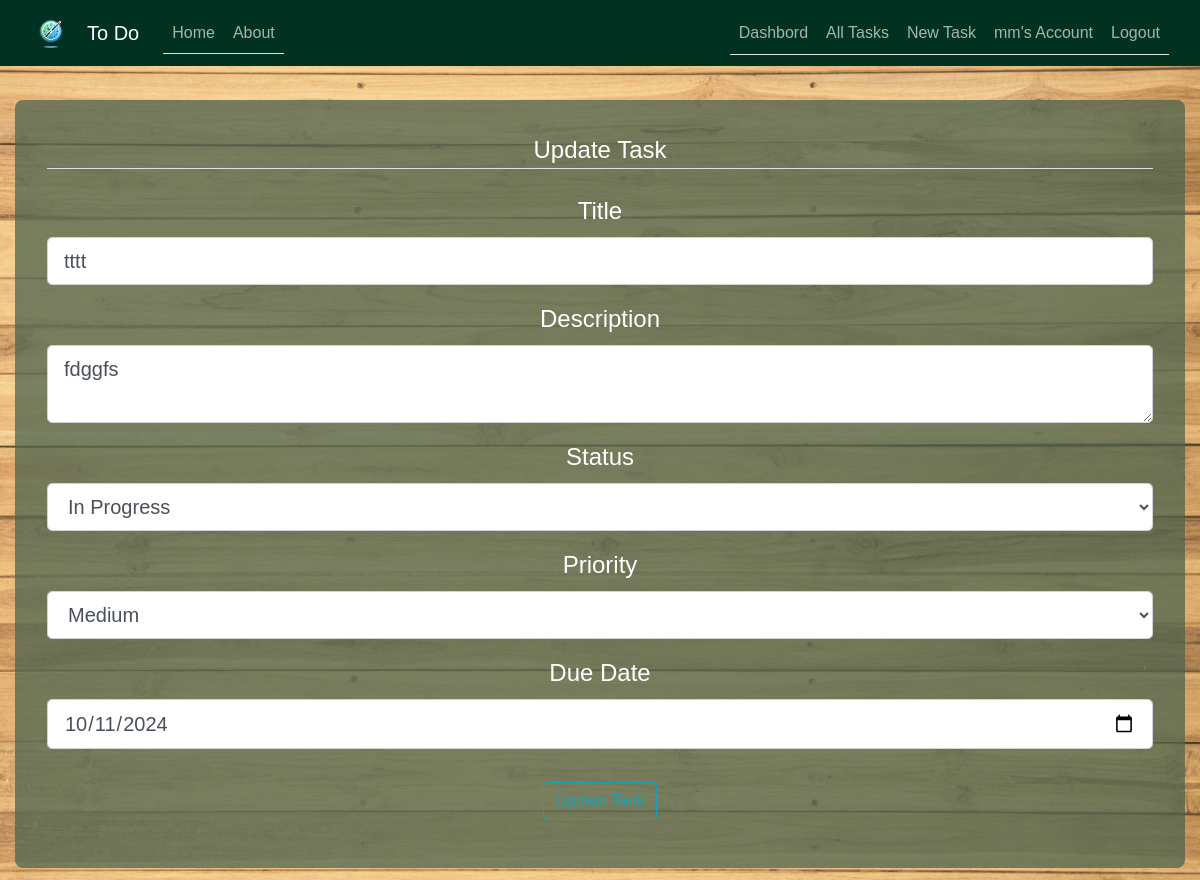
Screenshot of /task/48/update (signed in) with the database file from the repository.
### To_Do/models.py (models this page shows, shortened)
class User(db.Model, UserMixin):
    id = db.Column(db.Integer, primary_key=True)
    username = db.Column(db.String(50), unique=True, nullable=False)
    email = db.Column(db.String(100), unique=True, nullable=False)
    password = db.Column(db.String(255), nullable=False)
    date_joined = db.Column(db.DateTime, default=datetime.now)
    last_login = db.Column(db.DateTime, default=datetime.now)
    tasks = db.relationship("Task", backref="user", lazy=True)
    task_collaborators = db.relationship("TaskCollaborator", backref="user", lazy=True)

class Task(db.Model):
    id = db.Column(db.Integer, primary_key=True)
    user_id = db.Column(db.Integer, db.ForeignKey("user.id"), nullable=False)
    title = db.Column(db.String(255), nullable=False)
    description = db.Column(db.Text)
    status = db.Column(
        db.Enum("in progress", "completed", "pending"), default="in progress"
    )
    priority = db.Column(db.Enum("low", "medium", "high"), default="medium")
    due_date = db.Column(db.DateTime, default=datetime.utcnow)
    created_at = db.Column(db.DateTime, default=datetime.utcnow)
    updated_at = db.Column(
        db.DateTime, default=datetime.utcnow, onupdate=datetime.utcnow
    )
    notes = db.relationship(
        "Note", backref="task", lazy=True, cascade="all, delete-orphan"
    )
    task_collaborators = db.relationship(
        "TaskCollaborator", backref="task", lazy=True, cascade="all, delete-orphan"
    )

### To_Do/tasks/routes.py (the view)
@tasks.route("/task/<int:task_id>/update", methods=["GET", "POST"])
@login_required
def update_task(task_id):
    task = Task.query.get_or_404(task_id)
    if task.user != current_user:
        abort(403)  # Forbidden error, user is not the owner of the task
    form = UpdateTaskForm()
    if form.validate_on_submit():
        task.title = form.title.data
        task.description = form.description.data
        task.status = form.status.data
        task.priority = form.priority.data
        task.due_date = form.due_date.data
        task.updated_at = datetime.utcnow()
        db.session.commit()
        flash("Your task has been updated!", "success")
        return redirect(url_for("tasks.task", task_id=task.id))
    elif request.method == "GET":
        form.title.data = task.title
        form.description.data = task.description
        form.status.data = task.status
        form.priority.data = task.priority
        form.due_date.data = task.due_date
    return render_template("create_task.html", title="Update Task", form=form)

### To_Do/tasks/forms.py
class UpdateTaskForm(FlaskForm):
    title = StringField('Title', validators=[DataRequired(), Length(min=1, max=255)])
    description = TextAreaField('Description')
    status = SelectField('Status', choices=[
        ('in progress', 'In Progress'), ('completed','Completed'),('pending', 'Pending')
        ], default='in progress')
    priority = SelectField('Priority', choices=[('low', 'Low'), ('medium', 'Medium'),
                                                ('high', 'High')], default='medium')
    due_date = DateField(
        'Due Date', validators=[DataRequired()], default=datetime.utcnow ,format='%Y-%m-%d')
    submit = SubmitField('Update Task')

### To_Do/models.py (called while the page is built)
@login_manager.user_loader
def load_user(user_id):
    return User.query.get(int(user_id))

### To_Do/templates/create_task.html (shortened to what this page needs)
{% extends "base.html" %}
{% block content %}
    <div class="content-section">
        <form method="POST" action="">
            <fieldset class="form-group">
                <legend class="border-bottom mb-4">{{ title }}</legend>
                <div class="form-group">
                    {{ form.title.label(class="form-control-label") }}
                    {% if form.title.errors %}
                        {{ form.title(class="form-control form-control-lg is-invalid") }}
                        <div class="invalid-feedback">
                            {% for error in form.title.errors %}
                                <span>{{ error }}</span>
                            {% endfor %}
                        </div>
                    {% else %}
                        {{ form.title(class="form-control form-control-lg") }}
                    {% endif %}
                </div>
                <div class="form-group">
                    {{ form.description.label(class="form-control-label") }}
                    {% if form.description.errors %}
                        {{ form.description(class="form-control form-control-lg is-invalid") }}
                        <div class="invalid-feedback">
                            {% for error in form.description.errors %}
                                <span>{{ error }}</span>
                            {% endfor %}
                        </div>
                    {% else %}
                        {{ form.description(class="form-control form-control-lg") }}
                    {% endif %}
                </div>
                <div class="form-group">
                    {{ form.status.label(class="form-control-label") }}
                    {% if form.status.errors %}
                        {{ form.status(class="form-control form-control-lg is-invalid") }}
                        <div class="invalid-feedback">
                            {% for error in form.status.errors %}
                                <span>{{ error }}</span>
                            {% endfor %}
                        </div>
                    {% else %}
                        {{ form.status(class="form-control form-control-lg") }}
                    {% endif %}
                </div>
                <div class="form-group">
                    {{ form.priority.label(class="form-control-label") }}
                    {% if form.priority.errors %}
                        {{ form.priority(class="form-control form-control-lg is-invalid") }}
                        <div class="invalid-feedback">
                            {% for error in form.priority.errors %}
                                <span>{{ error }}</span>
                            {% endfor %}
                        </div>
                    {% else %}
                        {{ form.priority(class="form-control form-control-lg") }}
                    {% endif %}
                </div>
                <div class="form-group">
                    {{ form.due_date.label(class="form-control-label") }}
                    {% if form.due_date.errors %}
                        {{ form.due_date(class="form-control form-control-lg is-invalid") }}
                        <div class="invalid-feedback">
                            {% for error in form.due_date.errors %}
                                <span>{{ error }}</span>
                            {% endfor %}
                        </div>
                    {% else %}
                        {{ form.due_date(class="form-control form-control-lg") }}
                    {% endif %}
                </div>
            </fieldset>
            <div class="form-group">
                {{ form.submit(class="btn btn-outline-info") }}
            </div>
        </form>
    </div>
{% endblock content %}

### To_Do/templates/base.html (shortened to what this page needs)
<!DOCTYPE html>
<html>
<head>
    <link rel="stylesheet" href="https://maxcdn.bootstrapcdn.com/bootstrap/4.0.0/css/bootstrap.min.css">
    <link rel="stylesheet" type="text/css" href="{{ url_for('static', filename='/css/main.css') }}">
</head>
<body>
    <header class="site-header">
      <nav class="navbar navbar-expand-md navbar-dark bg-steel fixed-top">
        <div class="container">
        <a class="navbar-brand" href="/">
          <img src="{{ url_for('static', filename='logo.png') }}" alt="Logo" style="width:40px;">
        </a>
          <a class="navbar-brand mr-4" href="/">To Do</a>
          <div class="collapse navbar-collapse" id="navbarToggle">
            <div class="nav nav-tabs mr-auto navbar-nav">
              <a class="nav-item nav-link" href="/">Home</a>
              <a class="nav-item nav-link" href="/about">About</a>
            </div>
            <div class="nav nav-tabs">
              <div class="navbar-nav">
                {% if current_user.is_authenticated %}
                <a class="nav-link" href="/dashbord">Dashbord</a>
                  <a class="nav-link" href="{{ url_for('tasks.all_tasks') }}"> All Tasks </a>
                  <a class="nav-link" href="{{ url_for('tasks.new_task') }}">New Task</a>
                  <a class="nav-link" href="/account">{{ current_user.username }}'s Account</a>
                  <a class="nav-link" href="{{ url_for('users.logout') }}">Logout</a>
                {% else %}
                  <a class="nav-item nav-link" href="{{ url_for('users.login') }}">Login</a>
                  <a class="nav-item nav-link" href="{{ url_for('users.sign_up') }}">Sign Up</a>
                {% endif %}
              </div>
            </div>
          </div>
        </div>
      </nav>
    </header>
    <main role="main" class="container">
      <div class="row">
        <div class="col-md-12">
          {% block content %}{% endblock %}
        </div>
      </div>
    </main>
  </body>
</html>

### To_Do/static/css/main.css (style rules this page uses)
* { box-sizing: border-box; }
body { width: 100%; height: 100vh; font-family: Arial, sans-serif; background-image: url('../background.jpg'); background-position: center; background-size:cover; background-attachment:scroll; position: relative; margin-top: 5rem; color: #000000; }
.bg-steel { background-color: #013221; color: #000000; }
.container { width: 100%; max-width: 1400px; text-align: center; margin: 0 auto; border-radius: 40%; }
.content-section { background: #4c634ebc; padding: 2rem; border-radius: 8px; margin-top: 20px; color: #fff; font-size: 1.5rem; }
.site-header .navbar-nav .nav-link { color: #fdfeffa4; }
a { color: #f3f3f3; text-decoration: none; }

### rows the page displays
User: username "mm"
Task: title "tttt", description "fdggfs", status "In Progress", priority "Medium", due_date "10/11/2024"

### other values shown
{{ title }} "Update Task"
